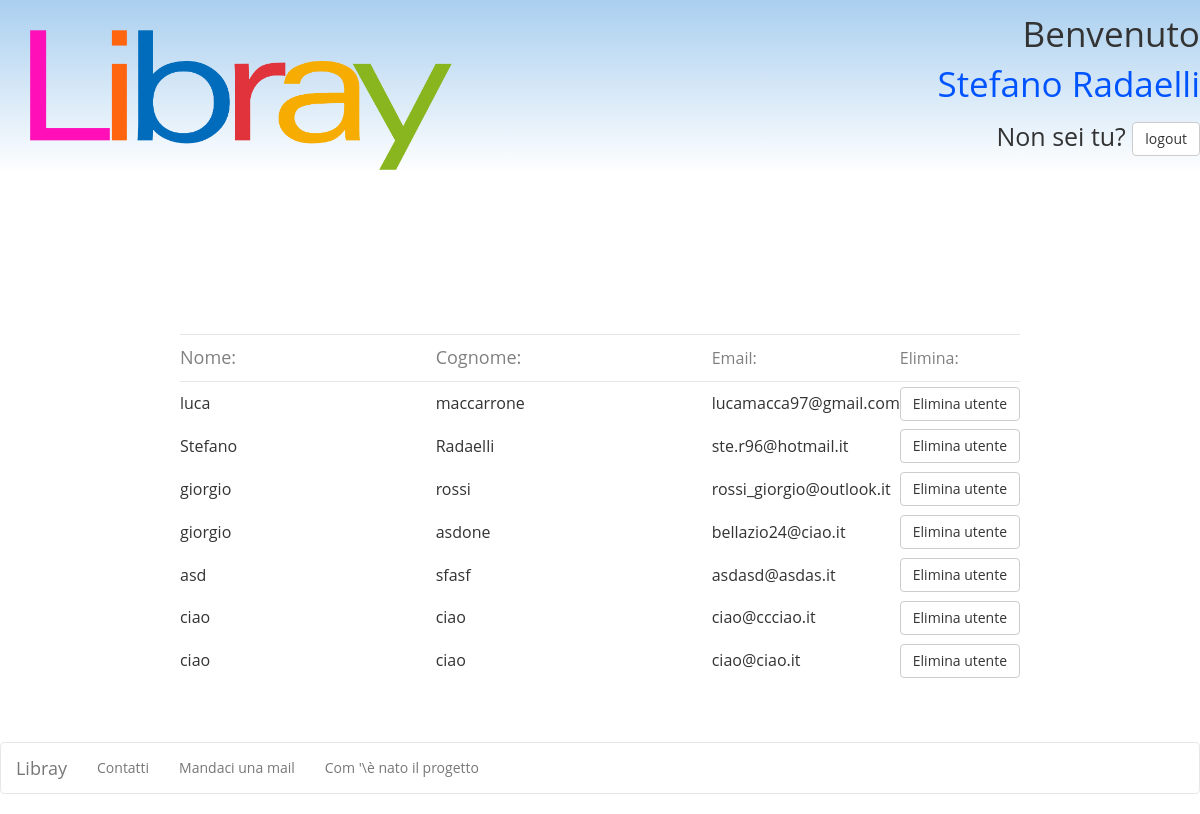
The app's page /ElencoUtenti.php (signed in) with its own data.
### tables this page shows
CREATE TABLE IF NOT EXISTS `utente` (
  `IDUtente` int(11) NOT NULL AUTO_INCREMENT,
  `password` char(32) NOT NULL,
  `nome` varchar(25) NOT NULL,
  `cognome` varchar(25) NOT NULL,
  `email` varchar(30) NOT NULL,
  `admin` tinyint(4) NOT NULL,
  PRIMARY KEY (`IDUtente`)
);

### ElencoUtenti.php (the view, shortened to what this page needs)
<!DOCTYPE html>
<html lang="it">
  <head>
    <link href="css/stileCelle.css" rel="stylesheet" type="text/css">
    <link href="css/bootstrap.min.css" rel="stylesheet">
    <link href="css/login2.css" rel="stylesheet">
        <?php
	include("db_con.php");
?>
</head>
  <body style="min-height:800px; font-family:'Open Sans',X-LocaleSpecific-Light,'Open Sans',X-LocaleSpecific,sans-serif;">
    <?php
    echo'
		 <table style="width:100%; background-image:-webkit-linear-gradient(bottom, #FFFFFF 0%, #AACFEF 100%)">
			<tr>
				<td style="width:35%; padding-top:26px"><img src="LIBRAY.png" alt="logo" href="home.php" style="width:430px; margin-left:6%; "></td>
				<td style="width: 67%;
						   text-align: right;">
						   <p style="font-size:35px">Benvenuto <span style="color: #0054FF">';
                           $nome=$_SESSION['nome'];
                           $cognome=$_SESSION['cognome'];
                           echo"<br>";
                           echo  "$nome $cognome";
                           echo '</span></p>
                            </span></p>
						   <p style="font-size:25px"> Non sei tu? <button onclick=window.location.href="http://libray.altervista.org/logout.php"  class="btn btn-default" >logout</button></p>
				</td>
			</tr>
		</table>
		<table style="width:70%; margin:auto;">
			<tr style="border: 1px solid #E7E7E7; width:100%; border-left:none; border-right:none;">
				<td style=" padding-top: 10px;
							padding-bottom: 10px;
							color: grey;
							font-size: 18px;
							width:610px">Nome:</td>
                <td style=" padding-top: 10px;
							padding-bottom: 10px;
							color: grey;
							font-size: 18px;
							width:610px">Cognome:</td>
				<td style=" padding-top: 10px;
							padding-bottom: 10px;
							color: grey;
							font-size: 16px;">Email:</td>
				<td style=" padding-top: 10px;
							padding-bottom: 10px;
							color: grey;
							font-size: 16px;">
							Elimina:</td>
			</tr>
            <br>';
        	$sql = "select   utente.IDUtente, utente.nome, utente.cognome, utente.email from utente";
        $result = $link->query($sql);
while ($row = $result->fetch_array()) {
$id=$row['IDUtente'];
 echo '<tr id="nome_'.$id.'"  style=border-bottom: 1px solid #E7E7E7>';
            	echo'<td style="padding-top: 10px;padding-bottom: 10px; font-size: 16px;">'. $row['nome'].'</td>';
               echo' <td style="padding-top: 10px; padding-bottom: 10px;font-size: 16px;">'. $row['cognome'].'</td>';
              echo' <td style="padding-top: 10px; padding-bottom: 10px;font-size: 16px;">'. $row['email'].'</td>';
               echo'  <td><button onclick="elimina_utente('.$id.');"  class="btn btn-default"   >Elimina utente</button>';
           echo" </tr>";
}
		echo'
        </table>
		<br>
		<br>
		<br>
		  <table style="width:100%">
		<tr>
			<td>
				<nav class="navbar navbar-default" style="background-color:white;">
					<div class="container-fluid">
						<div class="navbar-header">
							<a class="navbar-brand" href="home.php">Libray</a>
						</div>
						<div>
							<ul class="nav navbar-nav">
								<li ><a href="contatti.html">Contatti</a></li>
								<li><a href="mandaciMail.html">Mandaci una mail</a></li>
								<li><a href="nascitaProgetto.html">Com \'\è nato il progetto</a></li>
							</ul>
						</div>
					</div>
				</nav>
			</td>
		</tr>
	</table>
  ';
?>
                </body>
</html>

### css/stileCelle.css (style rules this page uses)
body { font-family: 'Open Sans Light',X-LocaleSpecific-Light,'Open Sans',X-LocaleSpecific,sans-serif; }

### records on screen
utente: nome "luca", cognome "maccarrone", email "lucamacca97@gmail.com"
utente: nome "Stefano", cognome "Radaelli", email "ste.r96@hotmail.it"
utente: nome "giorgio", cognome "rossi", email "rossi_giorgio@outlook.it"
utente: nome "giorgio", cognome "asdone", email "bellazio24@ciao.it"
utente: nome "asd", cognome "sfasf", email "asdasd@asdas.it"
utente: nome "ciao", cognome "ciao", email "ciao@ccciao.it"
utente: nome "ciao", cognome "ciao", email "ciao@ciao.it"

### other values on screen
$nome "Stefano"
$cognome "Radaelli"
